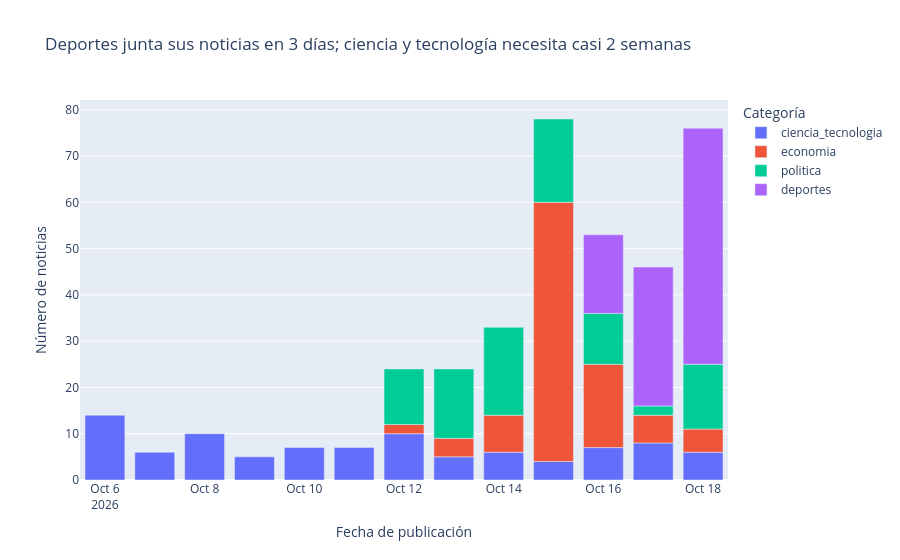

Write notebook code for a chart like this one.
### Code cell
noticias_por_fecha = noticias_finales.groupby(["fecha", "etiqueta"]).size().reset_index(name="noticias")

TITULO_GRAFICO_2 = "Deportes junta sus noticias en 3 días; ciencia y tecnología necesita casi 2 semanas"
fig = px.bar(
    noticias_por_fecha, x="fecha", y="noticias", color="etiqueta",
    title=TITULO_GRAFICO_2,
    labels={"fecha": "Fecha de publicación", "noticias": "Número de noticias", "etiqueta": "Categoría"},
)
fig.show()

### Figure 1 — Plotly figure (JSON) as saved in the notebook; plotly's stock layout.template omitted (floating-point values rounded to 4 significant figures)
{"data": [{"hovertemplate": "Categoría=ciencia_tecnologia<br>Fecha de publicación=%{x}<br>Número de noticias=%{y}<extra></extra>", "legendgroup": "ciencia_tecnologia", "marker": {"color": "#636efa", "pattern": {"shape": ""}}, "name": "ciencia_tecnologia", "orientation": "v", "showlegend": true, "textposition": "auto", "type": "bar", "x": ["2026-10-06", "2026-10-07", "2026-10-08", "2026-10-09", "2026-10-10", "2026-10-11", "2026-10-12", "2026-10-13", "2026-10-14", "2026-10-15", "2026-10-16", "2026-10-17", "2026-10-18"], "xaxis": "x", "y": [14, 6, 10, 5, 7, 7, 10, 5, 6, 4, 7, 8, 6], "yaxis": "y"}, {"hovertemplate": "Categoría=economia<br>Fecha de publicación=%{x}<br>Número de noticias=%{y}<extra></extra>", "legendgroup": "economia", "marker": {"color": "#EF553B", "pattern": {"shape": ""}}, "name": "economia", "orientation": "v", "showlegend": true, "textposition": "auto", "type": "bar", "x": ["2026-10-12", "2026-10-13", "2026-10-14", "2026-10-15", "2026-10-16", "2026-10-17", "2026-10-18"], "xaxis": "x", "y": [2, 4, 8, 56, 18, 6, 5], "yaxis": "y"}, {"hovertemplate": "Categoría=politica<br>Fecha de publicación=%{x}<br>Número de noticias=%{y}<extra></extra>", "legendgroup": "politica", "marker": {"color": "#00cc96", "pattern": {"shape": ""}}, "name": "politica", "orientation": "v", "showlegend": true, "textposition": "auto", "type": "bar", "x": ["2026-10-12", "2026-10-13", "2026-10-14", "2026-10-15", "2026-10-16", "2026-10-17", "2026-10-18"], "xaxis": "x", "y": [12, 15, 19, 18, 11, 2, 14], "yaxis": "y"}, {"hovertemplate": "Categoría=deportes<br>Fecha de publicación=%{x}<br>Número de noticias=%{y}<extra></extra>", "legendgroup": "deportes", "marker": {"color": "#ab63fa", "pattern": {"shape": ""}}, "name": "deportes", "orientation": "v", "showlegend": true, "textposition": "auto", "type": "bar", "x": ["2026-10-16", "2026-10-17", "2026-10-18"], "xaxis": "x", "y": [17, 30, 51], "yaxis": "y"}], "layout": {"barmode": "relative", "legend": {"title": {"text": "Categoría"}, "tracegroupgap": 0}, "title": {"text": "Deportes junta sus noticias en 3 días; ciencia y tecnología necesita casi 2 semanas"}, "xaxis": {"anchor": "y", "domain": [0.0, 1.0], "title": {"text": "Fecha de publicación"}}, "yaxis": {"anchor": "x", "domain": [0.0, 1.0], "title": {"text": "Número de noticias"}}}}
